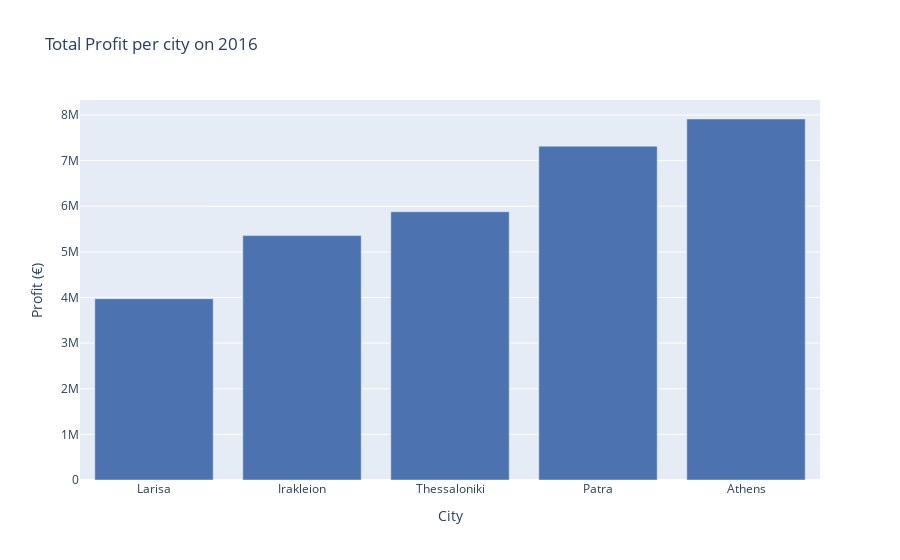

Notebook cell for this chart:
### Code cell
def plot_profit_per_city(year: int, df: pd.DataFrame):
    """ Plots the profit per city on a given year """
    fig = px.bar(df.loc[df.index.year==year,:].groupby("city", as_index=False)["profit"].sum().sort_values("profit"), 
                 x="city", 
                 y="profit", 
                 title=f"Total Profit per city on {year}",
                 color_discrete_sequence = [f"rgb{sns.color_palette('deep')[0]}"]
                )
    
    fig.layout.yaxis.title="Profit (€)"
    fig.layout.xaxis.title="City"
    return fig

fig = plot_profit_per_city(2016, df)
fig.show()

### Figure 1 — Plotly figure (JSON) as saved in the notebook; plotly's stock layout.template omitted (floating-point values rounded to 4 significant figures)
{"data": [{"alignmentgroup": "True", "hovertemplate": "city=%{x}<br>profit=%{y}<extra></extra>", "legendgroup": "", "marker": {"color": "rgb(0.2980392156862745, 0.4470588235294118, 0.6901960784313725)"}, "name": "", "offsetgroup": "", "orientation": "v", "showlegend": false, "textposition": "auto", "type": "bar", "x": ["Larisa", "Irakleion", "Thessaloniki", "Patra", "Athens"], "xaxis": "x", "y": [3973000.0, 5356000.0, 5879000.0, 7317000.0, 7912000.0], "yaxis": "y"}], "layout": {"barmode": "relative", "legend": {"tracegroupgap": 0}, "title": {"text": "Total Profit per city on 2016"}, "xaxis": {"anchor": "y", "domain": [0, 1], "title": {"text": "City"}}, "yaxis": {"anchor": "x", "domain": [0, 1], "title": {"text": "Profit (€)"}}}}
